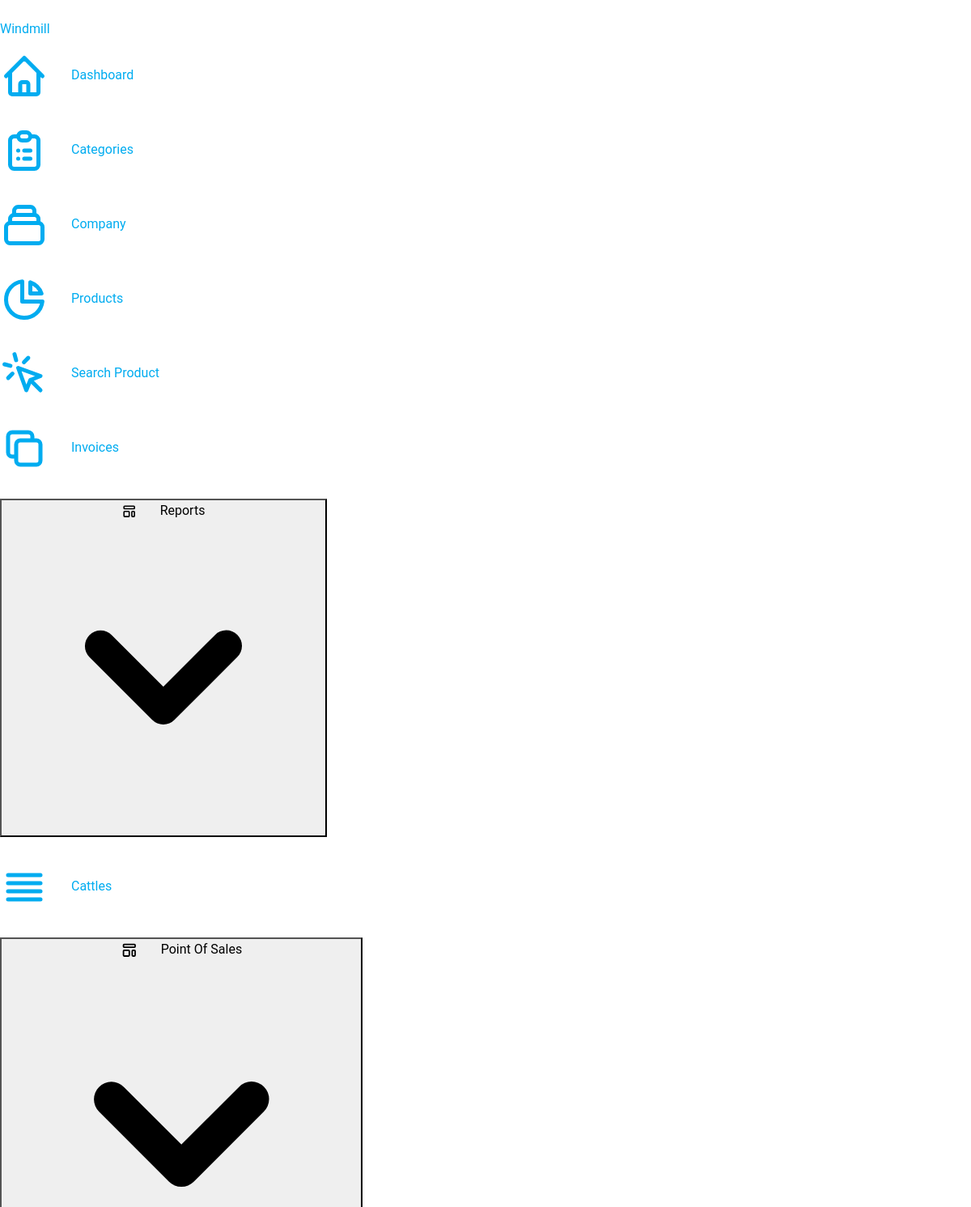
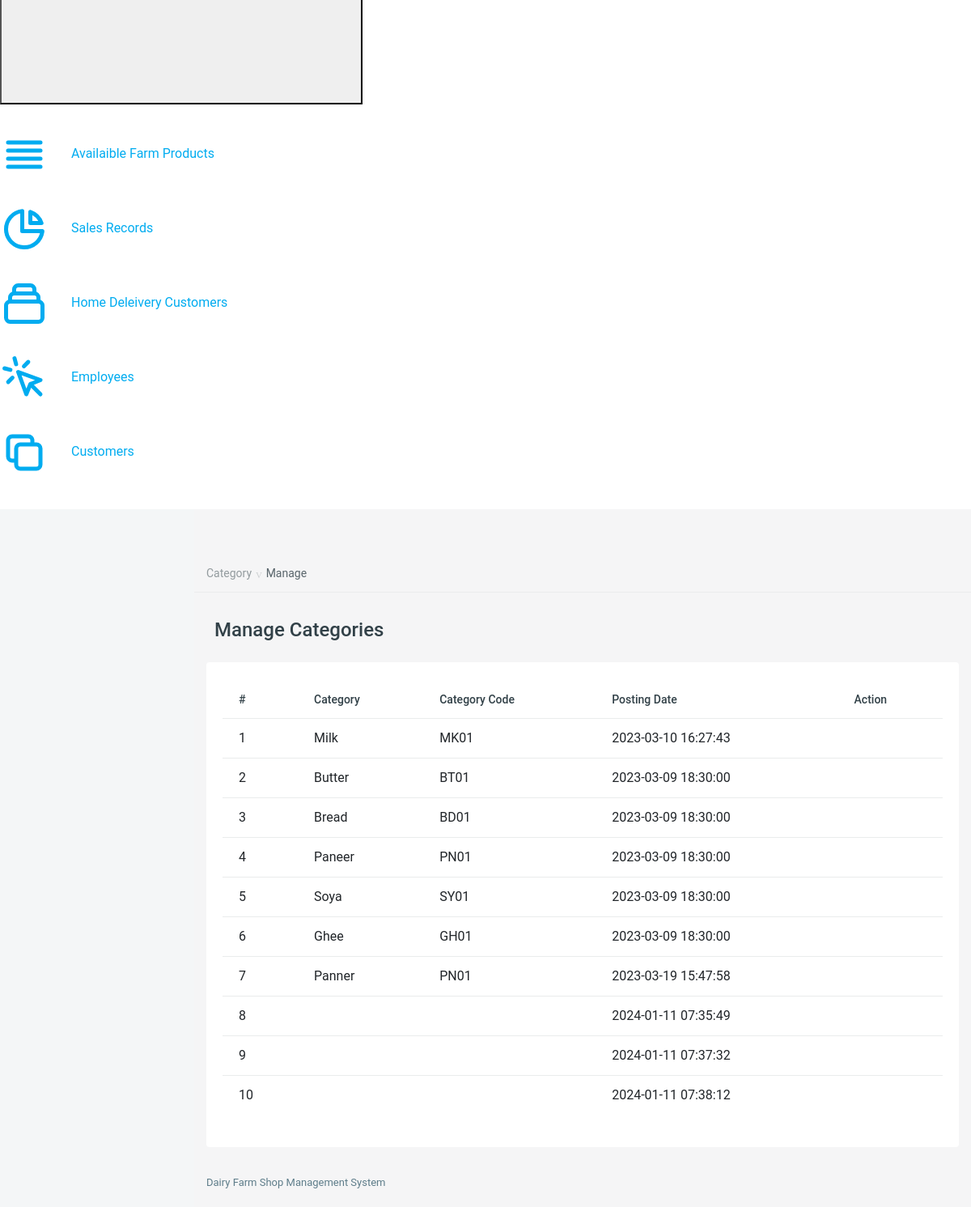
Page /manage-categories.php (signed in) on the committed database (2 pictures, top to bottom).
### tables this page shows
CREATE TABLE `tblcategory` (
  `id` int NOT NULL,
  `CategoryName` varchar(200) DEFAULT NULL,
  `CategoryCode` varchar(50) DEFAULT NULL,
  `PostingDate` timestamp NULL DEFAULT CURRENT_TIMESTAMP
);

### manage-categories.php (the view, shortened to what this page needs)
<?php
include('includes/config.php');
if (strlen($_SESSION['aid']==0)) {
  header('location:logout.php');
  } else{
?>
<!DOCTYPE html>
<html lang="en">
<head>
    <link href="vendors/datatables.net-dt/css/jquery.dataTables.min.css" rel="stylesheet" type="text/css" />
    <link href="vendors/datatables.net-responsive-dt/css/responsive.dataTables.min.css" rel="stylesheet" type="text/css" />
    <link href="vendors/jquery-toggles/css/toggles.css" rel="stylesheet" type="text/css">
    <link href="vendors/jquery-toggles/css/themes/toggles-light.css" rel="stylesheet" type="text/css">
    <link href="dist/css/style.css" rel="stylesheet" type="text/css">
</head>
<body>
	<div class="hk-wrapper hk-vertical-nav">
<?php include_once('includes/navbar.php');
include_once('includes/sidebar.php');
?>
        <div class="hk-pg-wrapper">
            <nav class="hk-breadcrumb" aria-label="breadcrumb">
                <ol class="breadcrumb breadcrumb-light bg-transparent">
<li class="breadcrumb-item"><a href="#">Category</a></li>
<li class="breadcrumb-item active" aria-current="page">Manage</li>
                </ol>
            </nav>
            <div class="container">
<div class="hk-pg-header">
 <h4 class="hk-pg-title"><span class="pg-title-icon"><span class="feather-icon"><i data-feather="database"></i></span></span>Manage Categories</h4>
                </div>
                <div class="row">
                    <div class="col-xl-12">
                        <section class="hk-sec-wrapper">
                            <div class="row">
                                <div class="col-sm">
                                    <div class="table-wrap">
                                        <table id="datable_1" class="table table-hover w-100 display pb-30">
                                            <thead>
                                                <tr>
                                                    <th>#</th>
                                                    <th>Category</th>
                                                    <th>Category Code</th>
                                                    <th>Posting Date</th>
                                                    <th>Action</th>
                                                </tr>
                                            </thead>
                                            <tbody>
<?php
include_once('includes/sidebar.php');
$query=mysqli_query($con,"select * from tblcategory");
$cnt=1;
while($row=mysqli_fetch_array($query))
{
?>
<tr>
<td><?php echo $cnt;?></td>
<td><?php echo $row['CategoryName'];?></td>
<td><?php echo $row['CategoryCode'];?></td>
<td><?php echo $row['PostingDate'];?></td>
<td>
</td>
</tr>
<?php
$cnt++;
} ?>
                                            </tbody>
                                        </table>
                                    </div>
                                </div>
                            </div>
                        </section>
                    </div>
                </div>
            </div>
<?php include_once('includes/footer.php');?>
        </div>
    </div>
</body>
</html>
<?php } ?>

### rows in the picture
tblcategory: CategoryName "Milk", CategoryCode "MK01", PostingDate "2023-03-10 16:27:43"
tblcategory: CategoryName "Butter", CategoryCode "BT01", PostingDate "2023-03-09 18:30:00"
tblcategory: CategoryName "Bread", CategoryCode "BD01", PostingDate "2023-03-09 18:30:00"
tblcategory: CategoryName "Paneer", CategoryCode "PN01", PostingDate "2023-03-09 18:30:00"
tblcategory: CategoryName "Soya", CategoryCode "SY01", PostingDate "2023-03-09 18:30:00"
tblcategory: CategoryName "Ghee", CategoryCode "GH01", PostingDate "2023-03-09 18:30:00"
tblcategory: CategoryName "Panner", CategoryCode "PN01", PostingDate "2023-03-19 15:47:58"
tblcategory: PostingDate "2024-01-11 07:35:49"
tblcategory: PostingDate "2024-01-11 07:37:32"
tblcategory: PostingDate "2024-01-11 07:38:12"
